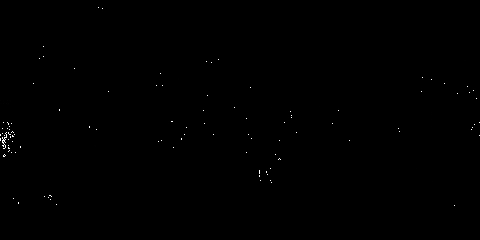
#> input picture frame 11 of old_projects/Server/Python/heatmap.avi, 480 x 240 px, given in place of ChangeWholeEnvironment.mp4, which was not available
$ python BackgroundSubtractor.py
#> lines starting #> are read from the running program, lines starting #| are printed output that depends on the picture
import cv2
import numpy as np

per_pixel = 8 #GCD(720,1280) = 80の約数
width = 1280
height = 720

cap = cv2.VideoCapture("ChangeWholeEnvironment.mp4")

ret, frame1 = cap.read() # frame1は(720,1280,3)のnumpy.ndarray
#> frame1 is the input picture: shape (240, 480, 3); min 0, max 255, mean 0.4
#frame1_picked = np.zeros((int(height / per_pixel),int(width / per_pixel),3))
frame1_picked = cv2.resize(frame1, (160,90))
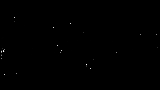
#> frame1_picked: shape (90, 160, 3); min 0, max 255, mean 0.3

fgbg = cv2.bgsegm.createBackgroundSubtractorMOG()

cv2.startWindowThread()

while(1):
    ret, frame2 = cap.read()
    #frame2_picked = np.zeros((int(height / per_pixel),int(width / per_pixel),3))
    frame2_picked = cv2.resize(frame2, (160,90))

    fgmask = fgbg.apply(frame2_picked)
#> fgmask: shape (90, 160); every value is 0

    cv2.namedWindow('movie', cv2.WINDOW_NORMAL)
    cv2.imshow('movie', frame2_picked)

    cv2.namedWindow('OpticalFlow', cv2.WINDOW_NORMAL)
    cv2.imshow('OpticalFlow',fgmask)

    k = cv2.waitKey(30) & 0xff
#> (key q is pressed here)
    if k == ord('q'):
        break
    elif k == ord('s'):
        cv2.imwrite('movie.png',frame2)
        cv2.imwrite('opticalflow.png',fgmask)
    prvs = next

cap.release()
cv2.waitKey(1)
cv2.destroyAllWindows()
cv2.waitKey(1)

$ run again, starting later in the video
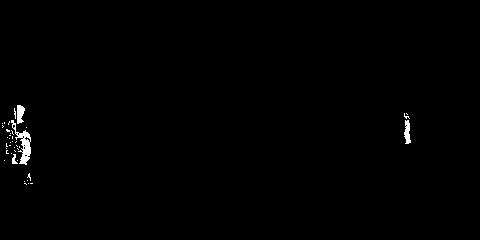
#> input picture frame 95 of old_projects/Server/Python/heatmap.avi, 480 x 240 px, given in place of ChangeWholeEnvironment.mp4, which was not available
#> frame1 is the input picture: shape (240, 480, 3); min 0, max 255, mean 1.5
#> `frame1_picked = cv2.resize(frame1, (160,90))`:
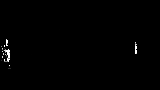
#> frame1_picked: shape (90, 160, 3); min 0, max 255, mean 1.4
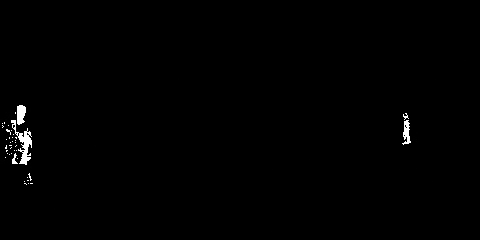
#> input picture frame 96 of old_projects/Server/Python/heatmap.avi, 480 x 240 px, given in place of ChangeWholeEnvironment.mp4, which was not available
#> frame2 is the input picture: shape (240, 480, 3); min 0, max 255, mean 1.6
#> fgmask: shape (90, 160); every value is 0
